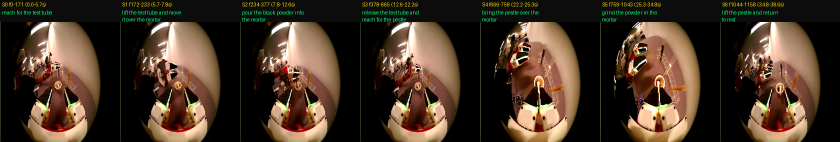
#> input picture mvt_annotations/ep000_storyboard.png, 1680 x 284 px (shown at 1/2 size); its folder holds only this picture in this run
$ python -i visualize.py   (imports and definitions only)
#> lines starting #> are read from the running program, lines starting #| are printed output that depends on the picture
#> further down, picture is the input picture: PIL image 1680x284 RGB; mean R, G, B 70.8, 54.2, 40
"""
Per-demo visualization: a subtask timeline bar (top) + one enhanced egocentric
keyframe per subtask (the segment midpoint). Mirrors the black_smash
`visualize_annotation.py` style. No GPU / API needed.
"""
from __future__ import annotations
import os
import numpy as np
from PIL import Image, ImageDraw, ImageEnhance

from . import ego_dataio as io

_PALETTE = [(66, 135, 245), (66, 245, 156), (245, 206, 66), (245, 132, 66),
            (245, 66, 105), (160, 66, 245), (66, 233, 245)]


def _enh(im: Image.Image, crop: float = 1.0) -> Image.Image:
    """Center-crop to the action, then white-balance + percentile stretch + gamma
    to make the dark fisheye legible."""
#> called with crop = 1
    if crop < 1.0:
        w, h = im.size
        cw, ch = int(w * crop), int(h * crop)
        im = im.crop(((w - cw) // 2, (h - ch) // 2, (w + cw) // 2, (h + ch) // 2))
    a = np.asarray(im).astype(np.float32)
    m = a.reshape(-1, 3).mean(0) + 1e-6
#> m = [70.78, 54.22, 40.03]
    a = np.clip(a * (m.mean() / m), 0, 255)
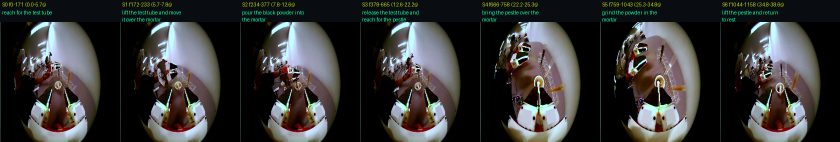
#> a: shape (284, 1680, 3) float32 (shown at 1/2 size); mean R, G, B 55, 55, 53.7
    lo, hi = np.percentile(a, 2), np.percentile(a, 99)
#> lo = 0; hi = 255
    a = np.clip((a - lo) / (hi - lo + 1e-6), 0, 1)
    a = (a ** 0.55) * 255                       # stronger gamma lift for dark frames
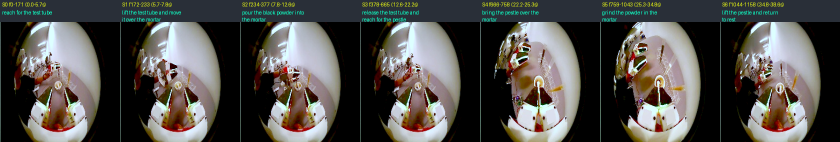
#> a: shape (284, 1680, 3) float32 (shown at 1/2 size); mean R, G, B 81.9, 80, 76.5
    o = Image.fromarray(a.astype(np.uint8))
    return ImageEnhance.Contrast(ImageEnhance.Color(o).enhance(1.3)).enhance(1.4)
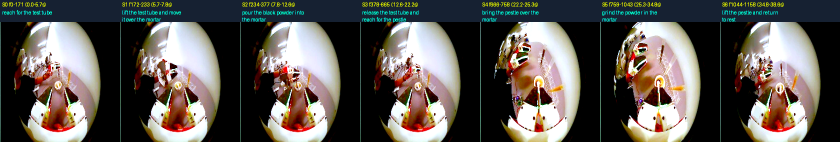
#> returned value: PIL image 1680x284 RGB (shown at 1/2 size); mean R, G, B 93.1, 87.8, 83.1


# [50 lines left out: functions render, _norm, not called in this run]


PLOT_L, PLOT_R = 56, 16          # x-margins shared by the plot and the dashboard


# [239 lines left out: functions _make_plot, plot_signals, render_dashboard, render_combined, render_boundaries, render_boundaries_dual, not called in this run]

>>> from PIL import Image
>>> picture = Image.open('../mvt_annotations/ep000_storyboard.png')
>>> result = _enh(picture)

$ run again, on mvt_annotations/ep001_storyboard.png
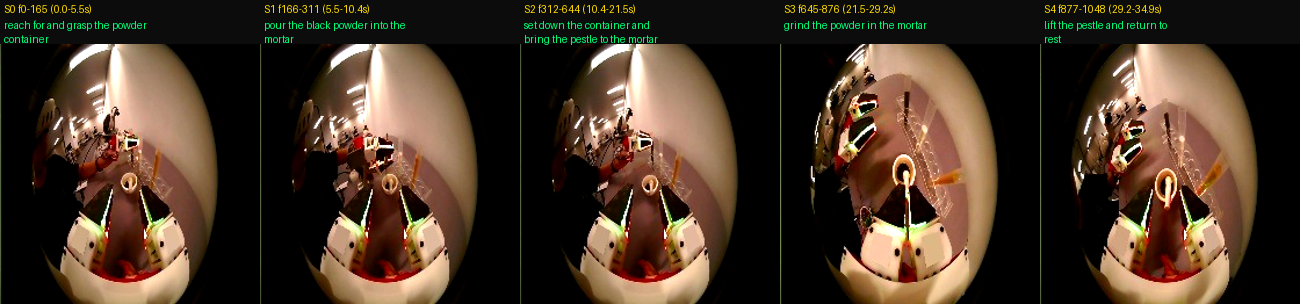
#> input picture mvt_annotations/ep001_storyboard.png, 1300 x 304 px
#> picture is the input picture: PIL image 1300x304 RGB; mean R, G, B 70.4, 53.4, 39
#> m = [70.44, 53.35, 38.98]
#> in _enh, `a = np.clip(a * (m.mean() / m), 0, 255)`:
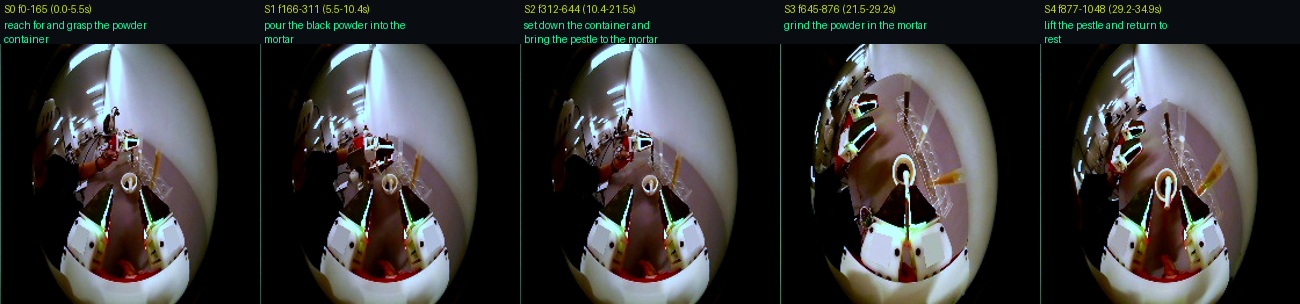
#> a: shape (304, 1300, 3) float32; mean R, G, B 54.2, 54.2, 53
#> lo = 0; hi = 255
#> in _enh, `return ImageEnhance.Contrast(ImageEnhance.Color(o).enhance(1.3)).enhan..`:
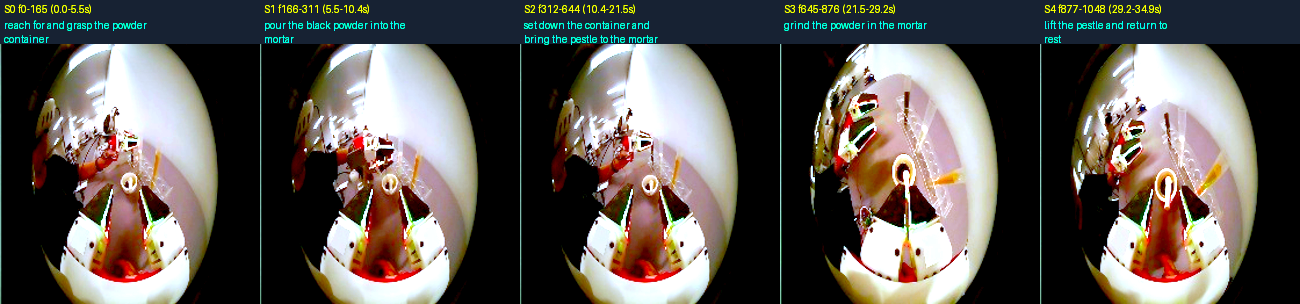
#> returned value: PIL image 1300x304 RGB; mean R, G, B 93.1, 87.4, 82.4
